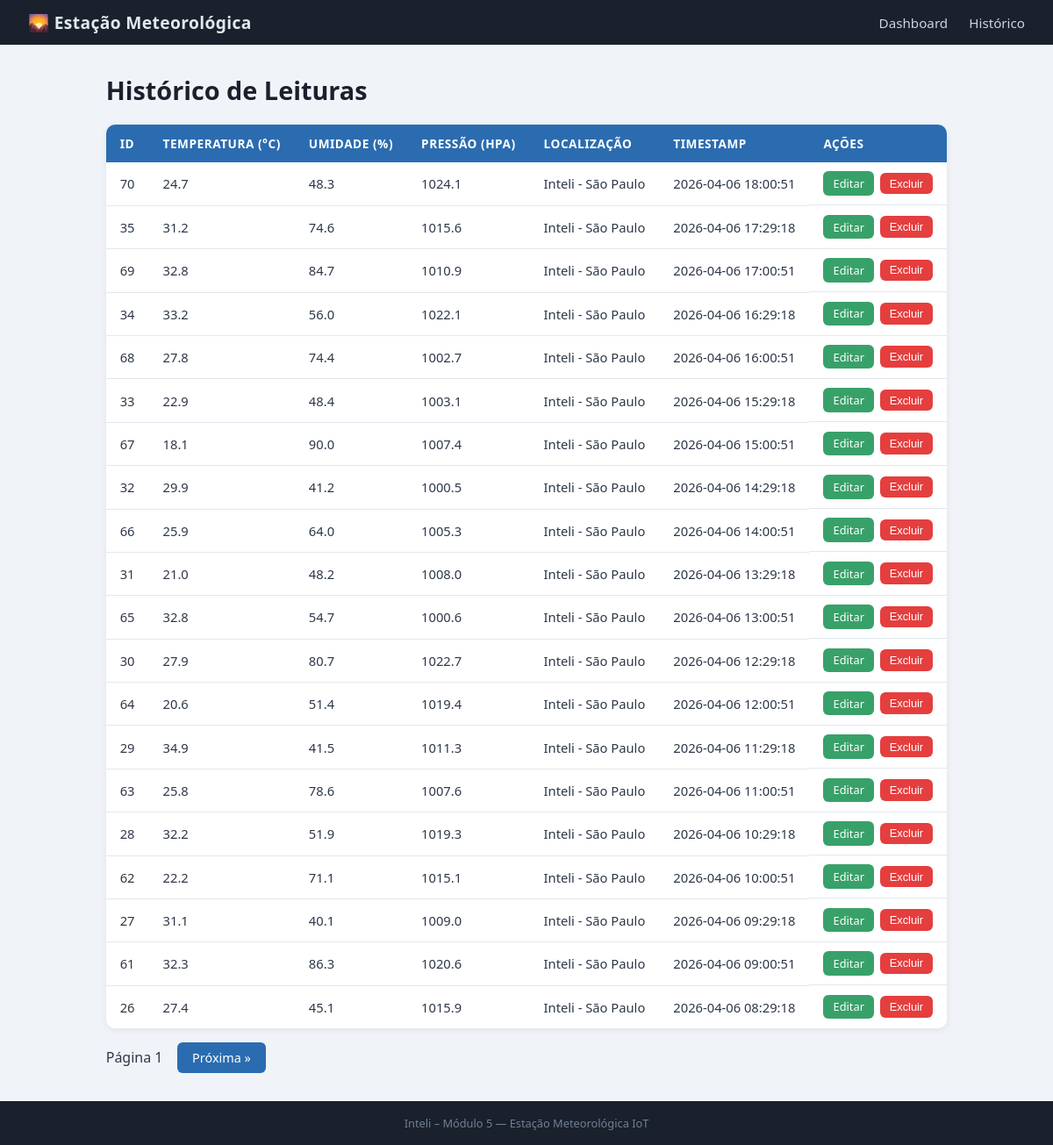
The page /historico on the database its author committed.
### tables this page shows
CREATE TABLE leituras (
        id          INTEGER PRIMARY KEY AUTOINCREMENT,
        temperatura REAL    NOT NULL,
        umidade     REAL    NOT NULL,
        pressao     REAL,
        localizacao TEXT    DEFAULT 'Inteli - São Paulo',
        timestamp   DATETIME DEFAULT (datetime('now','localtime'))
    );

### app.py (the view)
@app.route("/historico")
def historico():
    page = int(request.args.get("page", 1))
    per_page = 20
    offset = (page - 1) * per_page
    leituras = database.listar_leituras(limit=per_page, offset=offset)
    return render_template("historico.html", leituras=leituras, page=page)

### database.py (called while the page is built)
def get_connection():
    conn = sqlite3.connect(DB_PATH)
    conn.row_factory = sqlite3.Row
    conn.execute("PRAGMA journal_mode=WAL")
    return conn

def listar_leituras(limit=100, offset=0):
    conn = get_connection()
    rows = conn.execute(
        "SELECT * FROM leituras ORDER BY timestamp DESC LIMIT ? OFFSET ?",
        (limit, offset),
    ).fetchall()
    conn.close()
    return [dict(r) for r in rows]

### templates/historico.html (shortened to what this page needs)
{% extends "base.html" %}
{% block content %}
<h1>Histórico de Leituras</h1>
<table class="tabela">
  <thead>
    <tr>
      <th>ID</th>
      <th>Temperatura (°C)</th>
      <th>Umidade (%)</th>
      <th>Pressão (hPa)</th>
      <th>Localização</th>
      <th>Timestamp</th>
      <th>Ações</th>
    </tr>
  </thead>
  <tbody>
    {% for l in leituras %}
    <tr>
      <td>{{ l.id }}</td>
      <td>{{ l.temperatura }}</td>
      <td>{{ l.umidade }}</td>
      <td>{{ l.pressao or "—" }}</td>
      <td>{{ l.localizacao }}</td>
      <td>{{ l.timestamp }}</td>
      <td class="actions">
        <a class="btn btn-sm btn-edit" href="{{ url_for('editar', leitura_id=l.id) }}">Editar</a>
        <form method="POST" action="{{ url_for('deletar_view', leitura_id=l.id) }}"
              onsubmit="return confirm('Deseja excluir a leitura #{{ l.id }}?')">
          <button type="submit" class="btn btn-sm btn-delete">Excluir</button>
        </form>
      </td>
    </tr>
    {% else %}
    <tr><td colspan="7" class="empty">Nenhuma leitura encontrada.</td></tr>
    {% endfor %}
  </tbody>
</table>
<div class="pagination">
  <span>Página {{ page }}</span>
  {% if leituras | length == 20 %}
  <a class="btn" href="{{ url_for('historico', page=page+1) }}">Próxima &raquo;</a>
  {% endif %}
</div>
{% endblock %}

### static/css/style.css (style rules this page uses)
*, *::before, *::after { box-sizing: border-box; margin: 0; padding: 0; }
body { font-family: "Segoe UI", Arial, sans-serif; background: #f0f4f8; color: #2d3748; min-height: 100vh; display: flex; flex-direction: column; }
h1 { font-size: 1.8rem; margin-bottom: 1.25rem; color: #1a202c; }
.tabela { width: 100%; border-collapse: collapse; background: #fff; border-radius: 10px; overflow: hidden; box-shadow: 0 2px 8px rgba(0,0,0,0.07); margin-bottom: 1rem; }
.tabela th { background: #2b6cb0; color: #fff; padding: 0.75rem 1rem; text-align: left; font-size: 0.85rem; text-transform: uppercase; letter-spacing: 0.04em; }
.tabela td { padding: 0.65rem 1rem; border-bottom: 1px solid #e2e8f0; font-size: 0.92rem; }
.tabela tr:last-child td { border-bottom: none; }
.actions { display: flex; gap: 0.4rem; align-items: center; }
.btn { display: inline-block; padding: 0.5rem 1.1rem; background: #2b6cb0; color: #fff; border: none; border-radius: 6px; text-decoration: none; font-size: 0.9rem; cursor: pointer; transition: background 0.2s; }
.btn-sm { padding: 0.3rem 0.7rem; font-size: 0.8rem; }
.btn-edit { background: #38a169; }
.btn-delete { background: #e53e3e; }
.pagination { display: flex; align-items: center; gap: 1rem; margin-top: 1rem; }

### rows shown on the page
leituras: id "70", temperatura "24.7", umidade "48.3", pressao "1024.1", localizacao "Inteli - São Paulo", timestamp "2026-04-06 18:00:51"
leituras: id "35", temperatura "31.2", umidade "74.6", pressao "1015.6", localizacao "Inteli - São Paulo", timestamp "2026-04-06 17:29:18"
leituras: id "69", temperatura "32.8", umidade "84.7", pressao "1010.9", localizacao "Inteli - São Paulo", timestamp "2026-04-06 17:00:51"
leituras: id "34", temperatura "33.2", umidade "56.0", pressao "1022.1", localizacao "Inteli - São Paulo", timestamp "2026-04-06 16:29:18"
leituras: id "68", temperatura "27.8", umidade "74.4", pressao "1002.7", localizacao "Inteli - São Paulo", timestamp "2026-04-06 16:00:51"
leituras: id "33", temperatura "22.9", umidade "48.4", pressao "1003.1", localizacao "Inteli - São Paulo", timestamp "2026-04-06 15:29:18"
leituras: id "67", temperatura "18.1", umidade "90.0", pressao "1007.4", localizacao "Inteli - São Paulo", timestamp "2026-04-06 15:00:51"
leituras: id "32", temperatura "29.9", umidade "41.2", pressao "1000.5", localizacao "Inteli - São Paulo", timestamp "2026-04-06 14:29:18"
leituras: id "66", temperatura "25.9", umidade "64.0", pressao "1005.3", localizacao "Inteli - São Paulo", timestamp "2026-04-06 14:00:51"
leituras: id "31", temperatura "21.0", umidade "48.2", pressao "1008.0", localizacao "Inteli - São Paulo", timestamp "2026-04-06 13:29:18"
leituras: id "65", temperatura "32.8", umidade "54.7", pressao "1000.6", localizacao "Inteli - São Paulo", timestamp "2026-04-06 13:00:51"
leituras: id "30", temperatura "27.9", umidade "80.7", pressao "1022.7", localizacao "Inteli - São Paulo", timestamp "2026-04-06 12:29:18"
leituras: id "64", temperatura "20.6", umidade "51.4", pressao "1019.4", localizacao "Inteli - São Paulo", timestamp "2026-04-06 12:00:51"
leituras: id "29", temperatura "34.9", umidade "41.5", pressao "1011.3", localizacao "Inteli - São Paulo", timestamp "2026-04-06 11:29:18"
leituras: id "63", temperatura "25.8", umidade "78.6", pressao "1007.6", localizacao "Inteli - São Paulo", timestamp "2026-04-06 11:00:51"
leituras: id "28", temperatura "32.2", umidade "51.9", pressao "1019.3", localizacao "Inteli - São Paulo", timestamp "2026-04-06 10:29:18"
leituras: id "62", temperatura "22.2", umidade "71.1", pressao "1015.1", localizacao "Inteli - São Paulo", timestamp "2026-04-06 10:00:51"
leituras: id "27", temperatura "31.1", umidade "40.1", pressao "1009.0", localizacao "Inteli - São Paulo", timestamp "2026-04-06 09:29:18"
leituras: id "61", temperatura "32.3", umidade "86.3", pressao "1020.6", localizacao "Inteli - São Paulo", timestamp "2026-04-06 09:00:51"
leituras: id "26", temperatura "27.4", umidade "45.1", pressao "1015.9", localizacao "Inteli - São Paulo", timestamp "2026-04-06 08:29:18"

### other values the page prints
{{ page }} "1"
